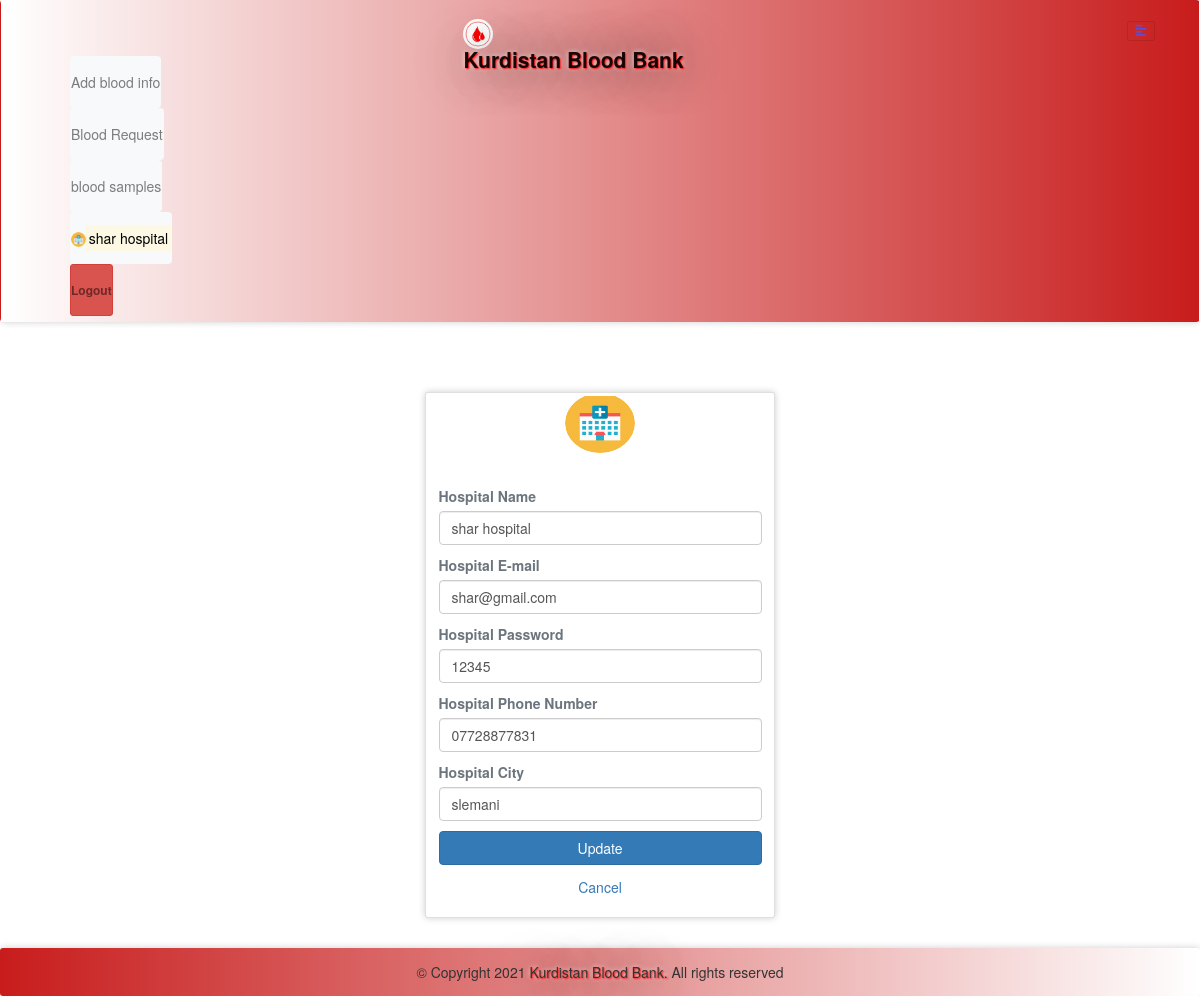
/hprofile.php (signed in), run on the app's committed database.
### tables this page shows
CREATE TABLE `hospitals` (
  `id` int(11) NOT NULL,
  `hname` varchar(100) NOT NULL,
  `hemail` varchar(100) NOT NULL,
  `hpassword` varchar(100) NOT NULL,
  `hphone` varchar(100) NOT NULL,
  `hcity` varchar(100) NOT NULL
);

### hprofile.php (the view, shortened to what this page needs)
<?php
require 'file/connection.php';
if(!isset($_SESSION['hid']))
{
  header('location:login.php');
}
else {
	if(isset($_SESSION['hid'])){
		$id=$_SESSION['hid'];
		$sql = "SELECT * FROM hospitals WHERE id='$id'";
		$result = mysqli_query($conn, $sql);
		$row = mysqli_fetch_array($result);
	}
}
?>
<!DOCTYPE html>
<html>
<?php require 'head.php';?>
<body>
	<?php require 'header.php'; ?>
	<div class="container cont">
		<div class="row justify-content-center">
			<div class="col-lg-4 col-md-4 col-sm-6 mb-5">
				<div class="card">
					<div class="media justify-content-center mt-1">
						<img src="image/hospital-512.webp" alt="profile" class="rounded-circle" width="70" height="60">
					</div>
					<div class="card-body">
					   <form action="file/updateprofile.php" method="post">
					   	<label class="text-muted font-weight-bold" class="text-muted font-weight-bold">Hospital Name</label>
						<input type="text" name="hname" value="<?php echo $row['hname']; ?>" class="form-control mb-3">
						<label class="text-muted font-weight-bold">Hospital E-mail</label>
						<input type="email" name="hemail" value="<?php echo $row['hemail']; ?>" class="form-control mb-3">
						<label class="text-muted font-weight-bold">Hospital Password</label>
						<input type="text" name="hpassword" value="<?php echo $row['hpassword']; ?>" class="form-control mb-3">
						<label class="text-muted font-weight-bold">Hospital Phone Number</label>
						<input type="text" name="hphone" value="<?php echo $row['hphone']; ?>" class="form-control mb-3">
						<label class="text-muted font-weight-bold">Hospital City</label>
						<input type="text" name="hcity" value="<?php echo $row['hcity']; ?>" class="form-control mb-3">
						<input type="submit" name="update" class="btn btn-block btn-primary" value="Update">
					   </form>
					</div>
					<a href="index.php" class="text-center">Cancel</a><br>
				</div>
			</div>
		</div>
	</div>
	<?php require 'footer.php'; ?>
</body>
</html>

### css/style.css (style rules this page uses)
.cont { padding-top: 40px; text-align: justify; font-size: 1em; }
.card ,nav, .footer,tr,video { border-radius: 3px; transition: all 200ms ease-out; box-shadow: 0px 0px 7px rgba(0, 0, 0, 0.2); }
.rounded-circle { margin-top: -2.5px; }
form { padding-top: 20px; }
a:link { text-decoration: none; }

### data on the page
hospitals: hname "shar hospital", hemail "shar@gmail.com", hpassword "12345", hphone "07728877831", hcity "slemani"

### other printed values
$_SESSION['hname'] "shar hospital"
